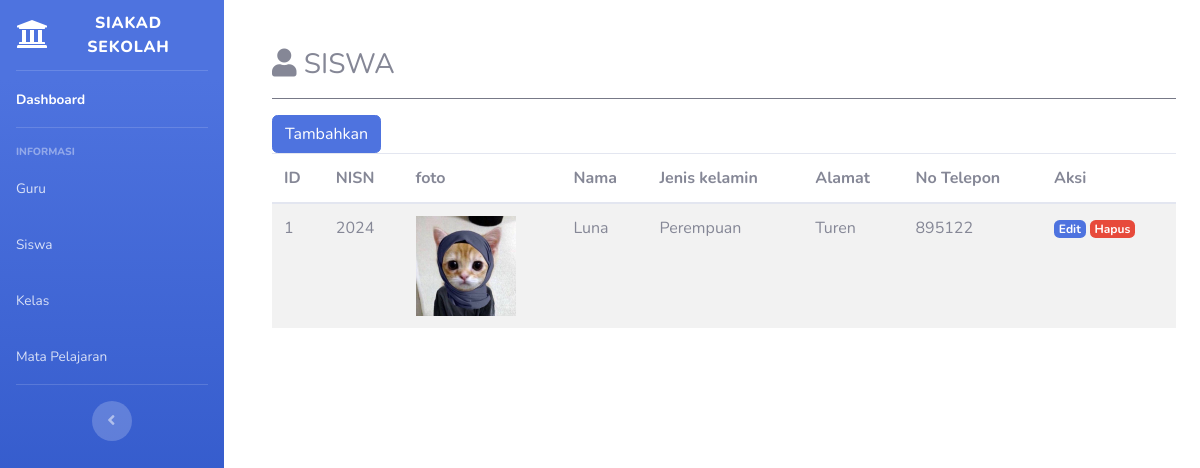
The page /index.php/student on the database its author committed.
### tables this page shows
CREATE TABLE `tb_siswa` (
  `id_siswa` int(11) NOT NULL,
  `nisn` int(22) NOT NULL,
  `foto` varchar(255) NOT NULL,
  `nama` varchar(128) NOT NULL,
  `jenis_kelamin` enum('Laki','Perempuan') NOT NULL,
  `alamat` varchar(255) NOT NULL,
  `no_hp` int(15) NOT NULL
);

### application/controllers/Student.php (called while the page is built, shortened)
<?php
class Student extends CI_Controller
{
	public function __construct()
	{
		$this->load->model('Model_student');
	}
	public function index()
	{
		$data['tb_student'] = $this->Model_student->get_student();
		$this->load->view('templates_menu/header');
		$this->load->view('templates_menu/sidebar');
		$this->load->view('menu/student', $data);
		$this->load->view('templates_menu/footer');
	}
}

### index.php (called while the page is built, shortened)
<?php
require_once BASEPATH.'core/CodeIgniter.php';

### application/models/Model_student.php (called while the page is built, shortened)
<?php
class Model_student extends CI_Model
{
    public function get_student()
    {
        $this->db->select('*');
        $this->db->from('tb_siswa');
        $query = $this->db->get();
        return $query->result_array();
    }
}

### application/views/menu/student.php (the view, shortened to what this page needs)
<div class="col-sm-10 col-md-10 col-lg-10 p-5 pt-2">
  <h3><i class="fas fa-user"></i> SISWA </h3>
  <hr class="bg-secondary">
  <table class="table table-striped">
    <a href="<?php echo base_url('student/add') ?>" class="btn btn-primary">Tambahkan</a>
    <thead>
      <tr>
        <th scope="col">ID</th>
        <th scope="col">NISN</th>
        <th scope="col">foto</th>
        <th scope="col">Nama</th>
        <th scope="col">Jenis kelamin</th>
        <th scope="col">Alamat</th>
        <th scope="col">No Telepon</th>
        <th scope="col">Aksi</th>
      </tr>
    </thead>
    <tbody>
      <?php $no = 1;
      foreach ($tb_student as $tst) : ?>
        <tr>
          <td><?= $no++; ?></td>
          <td><?= $tst['nisn']; ?></td>
          <td>
            <img src="<?php echo base_url() . '/foto/' . $tst['foto']; ?>" width="100" height="100">
          </td>
          <td><?= $tst['nama']; ?></td>
          <td><?= $tst['jenis_kelamin']; ?></td>
          <td><?= $tst['alamat']; ?></td>
          <td><?= $tst['no_hp']; ?></td>
          <td>
            <a href="<?php echo base_url('student/edit/') ?><?= $tst['id_siswa']; ?>" class="badge badge-primary">Edit</a>
            <a href="<?= base_url('student/delete_student/') ?><?= $tst['id_siswa']; ?>" onclick="return confirm('Hapus data?')" class="badge badge-danger">Hapus</a>
          </td>
        </tr>
      <?php endforeach ?>
    </tbody>
  </table>
</div>

### rows shown on the page
tb_siswa: nisn "2024", foto (picture), nama "Luna", jenis_kelamin "Perempuan", alamat "Turen", no_hp "895122"
